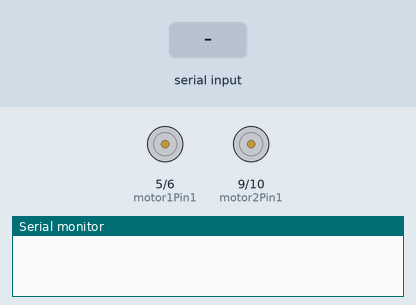
Simulated run of this sketch. Board: Arduino Uno, built with avr-gcc and run on an emulated ATmega328P. Parts: motor-driver pin pairs drawn as motors (green arrow = first pin HIGH = forward, orange = second pin HIGH = backward, longer = more drive), the last lines printed to the serial monitor. The inputs (shaded band) are chosen by the test bench.

Above: at 1.2 s.
1.3 s: "B" received over Serial
At 2.1 s:
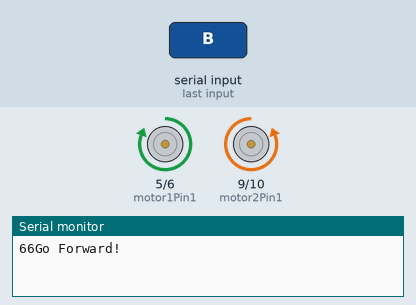
2.8 s: "L" received over Serial
At 3.3 s:
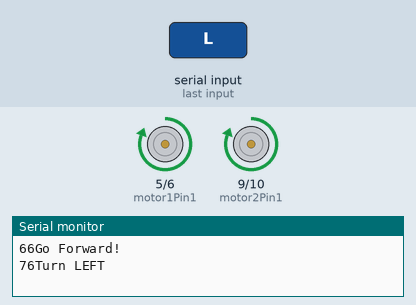
4.3 s: "R" received over Serial
At 5.5 s:
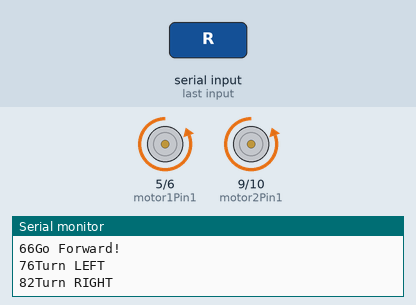
5.8 s: "F" received over Serial
At 6.7 s:
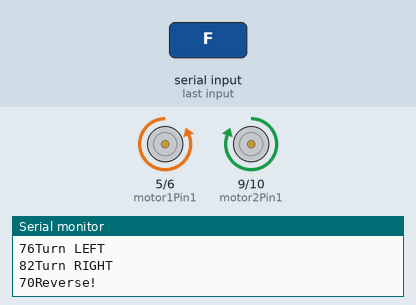
Timing chart, 0 to 8.3 s (numbered marks = the images above; inputs shaded):
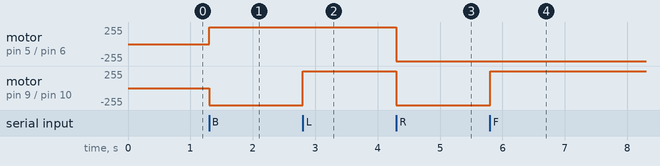

Measured:
- after the input at 1.3 s, motor on pin 5 (motor1Pin1) / pin 6 (motor1Pin2): stopped → forward 255/255 at once; motor on pin 9 (motor2Pin1) / pin 10 (motor2Pin2): stopped → backward 255/255 at once
- after the input at 2.8 s, motor on pin 9 (motor2Pin1) / pin 10 (motor2Pin2): backward 255/255 → forward 255/255 at once
- after the input at 4.3 s, motor on pin 5 (motor1Pin1) / pin 6 (motor1Pin2), motor on pin 9 (motor2Pin1) / pin 10 (motor2Pin2): forward 255/255 → backward 255/255 at once
- after the input at 5.8 s, motor on pin 9 (motor2Pin1) / pin 10 (motor2Pin2): backward 255/255 → forward 255/255 at once

The sketch:

MaxsCarWorking.ino
```cpp
 //int enable1Pin = 0; // pin 1 on L293D IC
//int enable2Pin = 1; // pin 9 on L293D IC

int motor1Pin1 = 5; // pin 2 on L293D IC
int motor1Pin2 = 6; // pin 7 on L293D IC

int motor2Pin1 = 9; // pin 10 on L293D IC
int motor2Pin2 = 10; // pin 15 on L293D IC

int state;
int flag = 0;      //makes sure that the serial only prints once the state
int stateStop = 0;
void setup() {
  // sets the pins as outputs:
  pinMode(motor1Pin1, OUTPUT);
  pinMode(motor1Pin2, OUTPUT);
  //pinMode(enable1Pin, OUTPUT);
  pinMode(motor2Pin1, OUTPUT);
  pinMode(motor2Pin2, OUTPUT);
 // pinMode(enable2Pin, OUTPUT);
  // sets enable1Pin and enable2Pin high so that motor can turn on:
  //digitalWrite(enable1Pin, HIGH);
  // digitalWrite(enable2Pin, HIGH);
  // initialize serial communication at 9600 bits per second:
  Serial.begin(38400);
}

void loop() {
  //if some date is sent, reads it and saves in state
  if (Serial.available() > 0) {
    state = Serial.read();
    Serial.print(state);
    flag = 0;
  }

  // if the state is 'F' the DC motor will go forward
  if (state == 'B') {
    digitalWrite(motor1Pin1, HIGH);
    digitalWrite(motor1Pin2, LOW);
    digitalWrite(motor2Pin1, LOW);
    digitalWrite(motor2Pin2, HIGH);
    if (flag == 0) {
      Serial.println("Go Forward!");
      flag = 1;
    }
  }

  // if the state is 'L' the motor will turn left
  else if (state == 'L') {
    digitalWrite(motor1Pin1, HIGH);
    digitalWrite(motor1Pin2, LOW);
    digitalWrite(motor2Pin1, HIGH);
    digitalWrite(motor2Pin2, LOW);
    if (flag == 0) {
      Serial.println("Turn LEFT");
      flag = 1;
    }
    //delay(1500);
    //state=3;
    //stateStop=1;
  }
  // if the state is 'S' the motor will Stop
  else if (state == 'S' || stateStop == 1) {
    digitalWrite(motor1Pin1, LOW);
    digitalWrite(motor1Pin2, LOW);
    digitalWrite(motor2Pin1, LOW);
    digitalWrite(motor2Pin2, LOW);
    if (flag == 0) {
      Serial.println("STOP!");
      flag = 1;
    }
    stateStop = 0;
  }
  // if the state is 'R' the motor will turn right
  else if (state == 'R') {
    digitalWrite(motor1Pin1, LOW);
    digitalWrite(motor1Pin2, HIGH);
    digitalWrite(motor2Pin1, LOW);
    digitalWrite(motor2Pin2, HIGH);
    if (flag == 0) {
      Serial.println("Turn RIGHT");
      flag = 1;
    }
    //delay(1500);
    //state=3;
    //stateStop=1;
  }
  // if the state is 'B' the motor will Reverse
  else if (state == 'F') {
    digitalWrite(motor1Pin1, LOW);
    digitalWrite(motor1Pin2, HIGH);
    digitalWrite(motor2Pin1, HIGH);
    digitalWrite(motor2Pin2, LOW);
    if (flag == 0) {
      Serial.println("Reverse!");
      flag = 1;
    }
  }

  //For debugging purpose
  //Serial.println(state);
}
```
